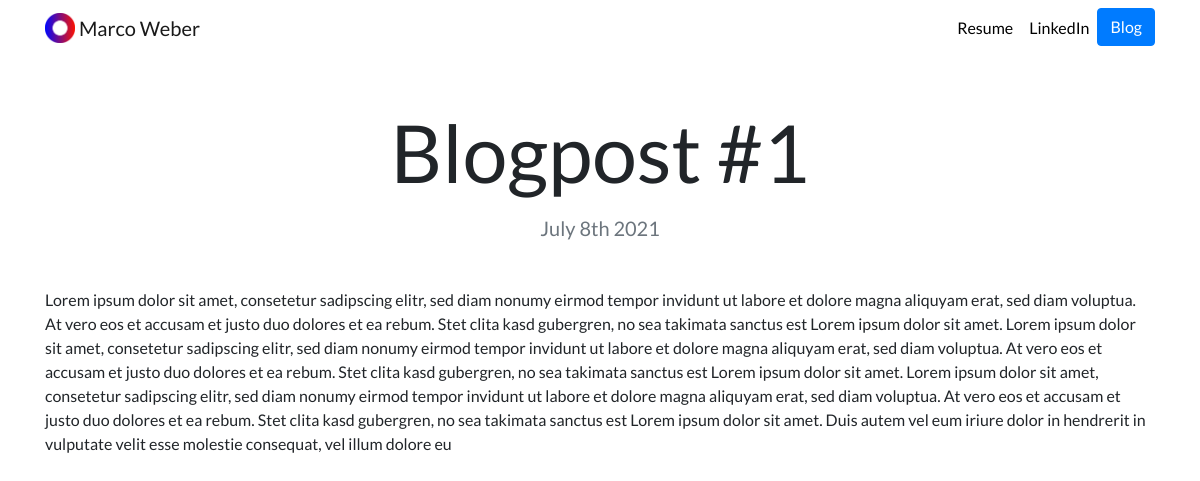
Page /blog/1/ on the committed database.
### blog/models.py (models this page shows, shortened)
class Blog(models.Model):
    title = models.CharField(max_length=100)
    content = models.CharField(max_length=1000)
    date = models.DateField(auto_now_add=True)

### blog/views.py (the view)
# urls.py: path('<int:blog_id>/', views.detail, name='detail'),
def detail(request, blog_id):
    blog = get_object_or_404(Blog, pk=blog_id)
    return render(request, 'blog/detail.html', {'blog':blog})

### blog/templates/blog/detail.html
{% extends 'portfolio/base.html' %}
{% block content %}
    <h1 class="text-center mt-5 mb-3" id="blogdetailtitle">{{ blog.title }}</h1>
    <h5 class="text-center text-muted mb-5">{{ blog.date|date:'F jS Y' }}</h5>
    {{ blog.content|safe }}
{% endblock %}

### portfolio/static/portfolio/custom.css (style rules this page uses)
body { font-family: 'Lato', sans-serif; }
@media (min-width: 992px) { #blogdetailtitle { font-size: 5rem; } }

### rows in the picture
Blog: title "Blogpost #1", date "July 8th 2021", content "Lorem ipsum dolor sit amet, consetetur sadipscing elitr, sed diam nonumy eirmod tempor invidunt ut labore et dolore magna aliquyam erat, sed diam voluptua. At vero eos et accusam et justo duo dolores et ea rebum. Stet clita kasd gubergren, no sea takimata sanctus est Lorem ipsum dolor sit amet. Lorem ipsum dolor sit amet, consetetur sadipscing elitr, sed diam nonumy eirmod tempor invidunt ut labore et dolore magna aliquyam erat, sed diam voluptua. At vero eos et accusam et justo duo dolores et ea rebum. Stet clita kasd gubergren, no sea takimata sanctus est Lorem ipsum dolor sit amet. Lorem ipsum dolor sit amet, consetetur sadipscing elitr, sed diam nonumy eirmod tempor invidunt ut labore…"
